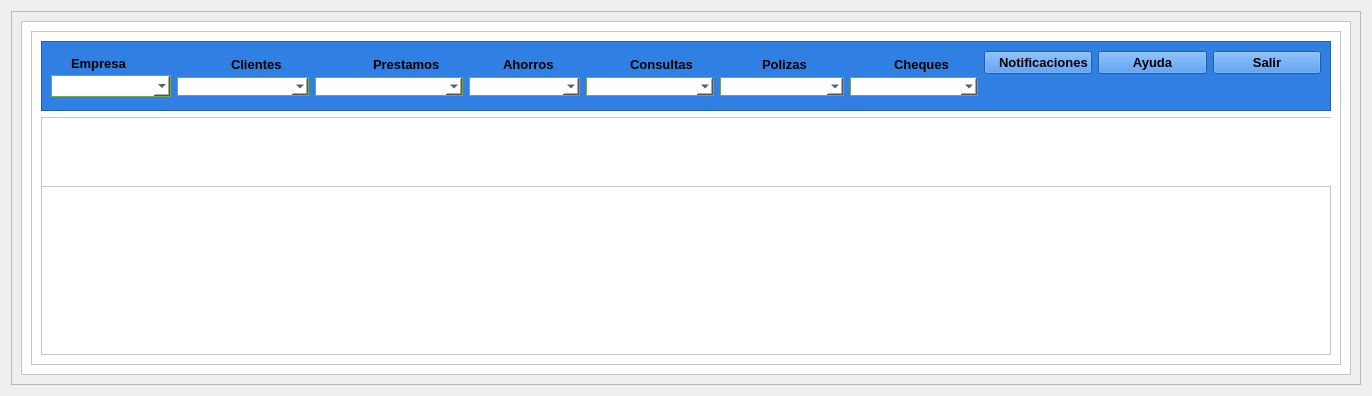
<?xml version="1.0" encoding="UTF-8"?>
<ui version="4.0">
 <class>ventana_principal</class>
 <widget class="QWidget" name="ventana_principal">
  <property name="geometry">
   <rect>
    <x>0</x>
    <y>0</y>
    <width>1372</width>
    <height>396</height>
   </rect>
  </property>
  <property name="windowTitle">
   <string>Form</string>
  </property>
  <layout class="QVBoxLayout" name="verticalLayout">
   <item>
    <widget class="QFrame" name="central_frame">
     <property name="frameShape">
      <enum>QFrame::StyledPanel</enum>
     </property>
     <property name="frameShadow">
      <enum>QFrame::Raised</enum>
     </property>
     <layout class="QVBoxLayout" name="verticalLayout_2">
      <item>
       <widget class="QFrame" name="background_frame">
        <property name="styleSheet">
         <string notr="true">background-color: rgb(255, 255, 255);</string>
        </property>
        <property name="frameShape">
         <enum>QFrame::StyledPanel</enum>
        </property>
        <property name="frameShadow">
         <enum>QFrame::Raised</enum>
        </property>
        <layout class="QVBoxLayout" name="verticalLayout_3">
         <item>
          <widget class="QFrame" name="contenido_frame">
           <property name="frameShape">
            <enum>QFrame::StyledPanel</enum>
           </property>
           <property name="frameShadow">
            <enum>QFrame::Raised</enum>
           </property>
           <layout class="QVBoxLayout" name="verticalLayout_4">
            <item>
             <widget class="QFrame" name="barra_principal_frame">
              <property name="enabled">
               <bool>true</bool>
              </property>
              <property name="minimumSize">
               <size>
                <width>0</width>
                <height>0</height>
               </size>
              </property>
              <property name="maximumSize">
               <size>
                <width>16777215</width>
                <height>70</height>
               </size>
              </property>
              <property name="styleSheet">
               <string notr="true">background-color: rgb(48, 127, 226);</string>
              </property>
              <property name="frameShape">
               <enum>QFrame::StyledPanel</enum>
              </property>
              <property name="frameShadow">
               <enum>QFrame::Raised</enum>
              </property>
              <layout class="QHBoxLayout" name="horizontalLayout_11">
               <item>
                <layout class="QVBoxLayout" name="verticalLayout_5">
                 <property name="spacing">
                  <number>0</number>
                 </property>
                 <item>
                  <layout class="QHBoxLayout" name="horizontalLayout">
                   <property name="spacing">
                    <number>0</number>
                   </property>
                   <item>
                    <widget class="QLabel" name="label">
                     <property name="maximumSize">
                      <size>
                       <width>20</width>
                       <height>20</height>
                      </size>
                     </property>
                     <property name="text">
                      <string/>
                     </property>
                     <property name="textFormat">
                      <enum>Qt::AutoText</enum>
                     </property>
                     <property name="pixmap">
                      <pixmap>../assets/Iconos/house.png</pixmap>
                     </property>
                     <property name="scaledContents">
                      <bool>true</bool>
                     </property>
                    </widget>
                   </item>
                   <item>
                    <widget class="QLabel" name="label_9">
                     <property name="maximumSize">
                      <size>
                       <width>100</width>
                       <height>20</height>
                      </size>
                     </property>
                     <property name="font">
                      <font>
                       <pointsize>10</pointsize>
                       <bold>true</bold>
                      </font>
                     </property>
                     <property name="toolTip">
                      <string>&lt;!DOCTYPE HTML PUBLIC &quot;-//W3C//DTD HTML 4.0//EN&quot; &quot;http://www.w3.org/TR/REC-html40/strict.dtd&quot;&gt;
&lt;html&gt;&lt;head&gt;&lt;meta name=&quot;qrichtext&quot; content=&quot;1&quot; /&gt;&lt;meta charset=&quot;utf-8&quot; /&gt;&lt;style type=&quot;text/css&quot;&gt;
p, li { white-space: pre-wrap; }
&lt;/style&gt;&lt;/head&gt;&lt;body style=&quot; font-family:'Segoe UI'; font-size:9pt; font-weight:400; font-style:normal;&quot;&gt;
&lt;p style=&quot;-qt-paragraph-type:empty; margin-top:0px; margin-bottom:0px; margin-left:0px; margin-right:0px; -qt-block-indent:0; text-indent:0px;&quot;&gt;&lt;br /&gt;&lt;/p&gt;&lt;/body&gt;&lt;/html&gt;</string>
                     </property>
                     <property name="text">
                      <string>Empresa</string>
                     </property>
                    </widget>
                   </item>
                  </layout>
                 </item>
                 <item>
                  <widget class="QComboBox" name="empresa_combo_box">
                   <property name="maximumSize">
                    <size>
                     <width>120</width>
                     <height>22</height>
                    </size>
                   </property>
                   <property name="font">
                    <font>
                     <pointsize>10</pointsize>
                    </font>
                   </property>
                   <property name="contextMenuPolicy">
                    <enum>Qt::NoContextMenu</enum>
                   </property>
                   <property name="styleSheet">
                    <string notr="true">background-color: white;
border: 1px solid rgb(116, 170, 80);

</string>
                   </property>
                   <property name="currentText">
                    <string/>
                   </property>
                   <property name="placeholderText">
                    <string>Mi empresa</string>
                   </property>
                   <item>
                    <property name="text">
                     <string>Mi empresa</string>
                    </property>
                   </item>
                   <item>
                    <property name="text">
                     <string>Respaldar empresa</string>
                    </property>
                   </item>
                   <item>
                    <property name="text">
                     <string>Catálogo de cuentas</string>
                    </property>
                   </item>
                  </widget>
                 </item>
                </layout>
               </item>
               <item>
                <layout class="QVBoxLayout" name="verticalLayout_6">
                 <property name="spacing">
                  <number>0</number>
                 </property>
                 <item>
                  <layout class="QHBoxLayout" name="horizontalLayout_2">
                   <property name="spacing">
                    <number>0</number>
                   </property>
                   <item>
                    <widget class="QLabel" name="label_2">
                     <property name="maximumSize">
                      <size>
                       <width>20</width>
                       <height>20</height>
                      </size>
                     </property>
                     <property name="text">
                      <string/>
                     </property>
                     <property name="textFormat">
                      <enum>Qt::AutoText</enum>
                     </property>
                     <property name="pixmap">
                      <pixmap>../assets/Iconos/60eb68bb3242ef4ac327a3fe28d25719.png</pixmap>
                     </property>
                     <property name="scaledContents">
                      <bool>true</bool>
                     </property>
                    </widget>
                   </item>
                   <item>
                    <widget class="QLabel" name="label_11">
                     <property name="maximumSize">
                      <size>
                       <width>61</width>
                       <height>20</height>
                      </size>
                     </property>
                     <property name="font">
                      <font>
                       <pointsize>10</pointsize>
                       <bold>true</bold>
                      </font>
                     </property>
                     <property name="toolTip">
                      <string>&lt;!DOCTYPE HTML PUBLIC &quot;-//W3C//DTD HTML 4.0//EN&quot; &quot;http://www.w3.org/TR/REC-html40/strict.dtd&quot;&gt;
&lt;html&gt;&lt;head&gt;&lt;meta name=&quot;qrichtext&quot; content=&quot;1&quot; /&gt;&lt;meta charset=&quot;utf-8&quot; /&gt;&lt;style type=&quot;text/css&quot;&gt;
p, li { white-space: pre-wrap; }
&lt;/style&gt;&lt;/head&gt;&lt;body style=&quot; font-family:'Segoe UI'; font-size:9pt; font-weight:400; font-style:normal;&quot;&gt;
&lt;p style=&quot;-qt-paragraph-type:empty; margin-top:0px; margin-bottom:0px; margin-left:0px; margin-right:0px; -qt-block-indent:0; text-indent:0px;&quot;&gt;&lt;br /&gt;&lt;/p&gt;&lt;/body&gt;&lt;/html&gt;</string>
                     </property>
                     <property name="text">
                      <string>Clientes</string>
                     </property>
                    </widget>
                   </item>
                  </layout>
                 </item>
                 <item>
                  <widget class="QComboBox" name="clientes_combo_box">
                   <property name="font">
                    <font>
                     <pointsize>10</pointsize>
                    </font>
                   </property>
                   <property name="contextMenuPolicy">
                    <enum>Qt::NoContextMenu</enum>
                   </property>
                   <property name="styleSheet">
                    <string notr="true">background-color: white;
border: 1px solid rgb(116, 170, 80);

</string>
                   </property>
                   <property name="currentText">
                    <string/>
                   </property>
                   <property name="placeholderText">
                    <string>Crear nuevo cliente</string>
                   </property>
                   <item>
                    <property name="text">
                     <string>Agregar cliente</string>
                    </property>
                   </item>
                   <item>
                    <property name="text">
                     <string>Historial del cliente</string>
                    </property>
                   </item>
                  </widget>
                 </item>
                </layout>
               </item>
               <item>
                <layout class="QVBoxLayout" name="verticalLayout_7">
                 <property name="spacing">
                  <number>0</number>
                 </property>
                 <item>
                  <layout class="QHBoxLayout" name="horizontalLayout_3">
                   <property name="spacing">
                    <number>0</number>
                   </property>
                   <item>
                    <widget class="QLabel" name="label_3">
                     <property name="maximumSize">
                      <size>
                       <width>20</width>
                       <height>20</height>
                      </size>
                     </property>
                     <property name="text">
                      <string/>
                     </property>
                     <property name="textFormat">
                      <enum>Qt::AutoText</enum>
                     </property>
                     <property name="pixmap">
                      <pixmap>../assets/Iconos/prestamos.png</pixmap>
                     </property>
                     <property name="scaledContents">
                      <bool>true</bool>
                     </property>
                    </widget>
                   </item>
                   <item>
                    <widget class="QLabel" name="label_12">
                     <property name="maximumSize">
                      <size>
                       <width>70</width>
                       <height>20</height>
                      </size>
                     </property>
                     <property name="font">
                      <font>
                       <pointsize>10</pointsize>
                       <bold>true</bold>
                      </font>
                     </property>
                     <property name="toolTip">
                      <string>&lt;!DOCTYPE HTML PUBLIC &quot;-//W3C//DTD HTML 4.0//EN&quot; &quot;http://www.w3.org/TR/REC-html40/strict.dtd&quot;&gt;
&lt;html&gt;&lt;head&gt;&lt;meta name=&quot;qrichtext&quot; content=&quot;1&quot; /&gt;&lt;meta charset=&quot;utf-8&quot; /&gt;&lt;style type=&quot;text/css&quot;&gt;
p, li { white-space: pre-wrap; }
&lt;/style&gt;&lt;/head&gt;&lt;body style=&quot; font-family:'Segoe UI'; font-size:9pt; font-weight:400; font-style:normal;&quot;&gt;
&lt;p style=&quot;-qt-paragraph-type:empty; margin-top:0px; margin-bottom:0px; margin-left:0px; margin-right:0px; -qt-block-indent:0; text-indent:0px;&quot;&gt;&lt;br /&gt;&lt;/p&gt;&lt;/body&gt;&lt;/html&gt;</string>
                     </property>
                     <property name="text">
                      <string>Prestamos</string>
                     </property>
                    </widget>
                   </item>
                  </layout>
                 </item>
                 <item>
                  <widget class="QComboBox" name="prestamos_combo_box">
                   <property name="font">
                    <font>
                     <pointsize>10</pointsize>
                    </font>
                   </property>
                   <property name="contextMenuPolicy">
                    <enum>Qt::NoContextMenu</enum>
                   </property>
                   <property name="styleSheet">
                    <string notr="true">background-color: white;
border: 1px solid rgb(116, 170, 80);
</string>
                   </property>
                   <property name="currentText">
                    <string/>
                   </property>
                   <property name="placeholderText">
                    <string>Nuevo</string>
                   </property>
                   <item>
                    <property name="text">
                     <string>Nuevo prestamo</string>
                    </property>
                   </item>
                   <item>
                    <property name="text">
                     <string>Abonar pago</string>
                    </property>
                   </item>
                   <item>
                    <property name="text">
                     <string>Cancelación de pagos</string>
                    </property>
                   </item>
                  </widget>
                 </item>
                </layout>
               </item>
               <item>
                <layout class="QVBoxLayout" name="verticalLayout_8">
                 <property name="spacing">
                  <number>0</number>
                 </property>
                 <item>
                  <layout class="QHBoxLayout" name="horizontalLayout_4">
                   <property name="spacing">
                    <number>0</number>
                   </property>
                   <item>
                    <widget class="QLabel" name="label_4">
                     <property name="maximumSize">
                      <size>
                       <width>20</width>
                       <height>20</height>
                      </size>
                     </property>
                     <property name="text">
                      <string/>
                     </property>
                     <property name="textFormat">
                      <enum>Qt::AutoText</enum>
                     </property>
                     <property name="pixmap">
                      <pixmap>../assets/Iconos/497f1ee33d47f13536a037095be32bde-icono-de-circulo-de-banco-de-cerdo.png</pixmap>
                     </property>
                     <property name="scaledContents">
                      <bool>true</bool>
                     </property>
                    </widget>
                   </item>
                   <item>
                    <widget class="QLabel" name="label_13">
                     <property name="maximumSize">
                      <size>
                       <width>70</width>
                       <height>20</height>
                      </size>
                     </property>
                     <property name="font">
                      <font>
                       <pointsize>10</pointsize>
                       <bold>true</bold>
                      </font>
                     </property>
                     <property name="toolTip">
                      <string>&lt;!DOCTYPE HTML PUBLIC &quot;-//W3C//DTD HTML 4.0//EN&quot; &quot;http://www.w3.org/TR/REC-html40/strict.dtd&quot;&gt;
&lt;html&gt;&lt;head&gt;&lt;meta name=&quot;qrichtext&quot; content=&quot;1&quot; /&gt;&lt;meta charset=&quot;utf-8&quot; /&gt;&lt;style type=&quot;text/css&quot;&gt;
p, li { white-space: pre-wrap; }
&lt;/style&gt;&lt;/head&gt;&lt;body style=&quot; font-family:'Segoe UI'; font-size:9pt; font-weight:400; font-style:normal;&quot;&gt;
&lt;p style=&quot;-qt-paragraph-type:empty; margin-top:0px; margin-bottom:0px; margin-left:0px; margin-right:0px; -qt-block-indent:0; text-indent:0px;&quot;&gt;&lt;br /&gt;&lt;/p&gt;&lt;/body&gt;&lt;/html&gt;</string>
                     </property>
                     <property name="text">
                      <string>Ahorros</string>
                     </property>
                    </widget>
                   </item>
                  </layout>
                 </item>
                 <item>
                  <widget class="QComboBox" name="ahorros_combo_box">
                   <property name="font">
                    <font>
                     <pointsize>10</pointsize>
                    </font>
                   </property>
                   <property name="contextMenuPolicy">
                    <enum>Qt::NoContextMenu</enum>
                   </property>
                   <property name="styleSheet">
                    <string notr="true">background-color: white;
border: 1px solid rgb(116, 170, 80);

</string>
                   </property>
                   <property name="currentText">
                    <string/>
                   </property>
                   <property name="placeholderText">
                    <string>Nuevo</string>
                   </property>
                   <item>
                    <property name="text">
                     <string>Nuevo ahorro</string>
                    </property>
                   </item>
                   <item>
                    <property name="text">
                     <string>Abonar ahorro</string>
                    </property>
                   </item>
                   <item>
                    <property name="text">
                     <string>Retirar ahorro</string>
                    </property>
                   </item>
                   <item>
                    <property name="text">
                     <string>Retiro de ahorro</string>
                    </property>
                   </item>
                  </widget>
                 </item>
                </layout>
               </item>
               <item>
                <layout class="QVBoxLayout" name="verticalLayout_9">
                 <property name="spacing">
                  <number>0</number>
                 </property>
                 <item>
                  <layout class="QHBoxLayout" name="horizontalLayout_5">
                   <property name="spacing">
                    <number>0</number>
                   </property>
                   <item>
                    <widget class="QLabel" name="label_5">
                     <property name="maximumSize">
                      <size>
                       <width>20</width>
                       <height>20</height>
                      </size>
                     </property>
                     <property name="text">
                      <string/>
                     </property>
                     <property name="textFormat">
                      <enum>Qt::AutoText</enum>
                     </property>
                     <property name="pixmap">
                      <pixmap>../assets/Iconos/consultas.png</pixmap>
                     </property>
                     <property name="scaledContents">
                      <bool>true</bool>
                     </property>
                    </widget>
                   </item>
                   <item>
                    <widget class="QLabel" name="label_14">
                     <property name="maximumSize">
                      <size>
                       <width>70</width>
                       <height>20</height>
                      </size>
                     </property>
                     <property name="font">
                      <font>
                       <pointsize>10</pointsize>
                       <bold>true</bold>
                      </font>
                     </property>
                     <property name="toolTip">
                      <string>&lt;!DOCTYPE HTML PUBLIC &quot;-//W3C//DTD HTML 4.0//EN&quot; &quot;http://www.w3.org/TR/REC-html40/strict.dtd&quot;&gt;
&lt;html&gt;&lt;head&gt;&lt;meta name=&quot;qrichtext&quot; content=&quot;1&quot; /&gt;&lt;meta charset=&quot;utf-8&quot; /&gt;&lt;style type=&quot;text/css&quot;&gt;
p, li { white-space: pre-wrap; }
&lt;/style&gt;&lt;/head&gt;&lt;body style=&quot; font-family:'Segoe UI'; font-size:9pt; font-weight:400; font-style:normal;&quot;&gt;
&lt;p style=&quot;-qt-paragraph-type:empty; margin-top:0px; margin-bottom:0px; margin-left:0px; margin-right:0px; -qt-block-indent:0; text-indent:0px;&quot;&gt;&lt;br /&gt;&lt;/p&gt;&lt;/body&gt;&lt;/html&gt;</string>
                     </property>
                     <property name="text">
                      <string>Consultas</string>
                     </property>
                    </widget>
                   </item>
                  </layout>
                 </item>
                 <item>
                  <widget class="QComboBox" name="consultas_combo_box">
                   <property name="font">
                    <font>
                     <pointsize>10</pointsize>
                    </font>
                   </property>
                   <property name="contextMenuPolicy">
                    <enum>Qt::NoContextMenu</enum>
                   </property>
                   <property name="styleSheet">
                    <string notr="true">background-color: white;
border: 1px solid rgb(116, 170, 80);

</string>
                   </property>
                   <property name="currentText">
                    <string/>
                   </property>
                   <property name="placeholderText">
                    <string>PLD</string>
                   </property>
                   <item>
                    <property name="text">
                     <string>PLD</string>
                    </property>
                   </item>
                   <item>
                    <property name="text">
                     <string>Estado de cuentas</string>
                    </property>
                   </item>
                   <item>
                    <property name="text">
                     <string>Emitir reporte</string>
                    </property>
                   </item>
                  </widget>
                 </item>
                </layout>
               </item>
               <item>
                <layout class="QVBoxLayout" name="verticalLayout_10">
                 <property name="spacing">
                  <number>0</number>
                 </property>
                 <item>
                  <layout class="QHBoxLayout" name="horizontalLayout_6">
                   <property name="spacing">
                    <number>0</number>
                   </property>
                   <item>
                    <widget class="QLabel" name="label_6">
                     <property name="maximumSize">
                      <size>
                       <width>20</width>
                       <height>20</height>
                      </size>
                     </property>
                     <property name="text">
                      <string/>
                     </property>
                     <property name="textFormat">
                      <enum>Qt::AutoText</enum>
                     </property>
                     <property name="pixmap">
                      <pixmap>../assets/Iconos/polizas.png</pixmap>
                     </property>
                     <property name="scaledContents">
                      <bool>true</bool>
                     </property>
                    </widget>
                   </item>
                   <item>
                    <widget class="QLabel" name="label_15">
                     <property name="maximumSize">
                      <size>
                       <width>70</width>
                       <height>20</height>
                      </size>
                     </property>
                     <property name="font">
                      <font>
                       <pointsize>10</pointsize>
                       <bold>true</bold>
                      </font>
                     </property>
                     <property name="toolTip">
                      <string>&lt;!DOCTYPE HTML PUBLIC &quot;-//W3C//DTD HTML 4.0//EN&quot; &quot;http://www.w3.org/TR/REC-html40/strict.dtd&quot;&gt;
&lt;html&gt;&lt;head&gt;&lt;meta name=&quot;qrichtext&quot; content=&quot;1&quot; /&gt;&lt;meta charset=&quot;utf-8&quot; /&gt;&lt;style type=&quot;text/css&quot;&gt;
p, li { white-space: pre-wrap; }
&lt;/style&gt;&lt;/head&gt;&lt;body style=&quot; font-family:'Segoe UI'; font-size:9pt; font-weight:400; font-style:normal;&quot;&gt;
&lt;p style=&quot;-qt-paragraph-type:empty; margin-top:0px; margin-bottom:0px; margin-left:0px; margin-right:0px; -qt-block-indent:0; text-indent:0px;&quot;&gt;&lt;br /&gt;&lt;/p&gt;&lt;/body&gt;&lt;/html&gt;</string>
                     </property>
                     <property name="text">
                      <string>Polizas</string>
                     </property>
                    </widget>
                   </item>
                  </layout>
                 </item>
                 <item>
                  <widget class="QComboBox" name="polizas_combo_box">
                   <property name="font">
                    <font>
                     <pointsize>10</pointsize>
                    </font>
                   </property>
                   <property name="contextMenuPolicy">
                    <enum>Qt::NoContextMenu</enum>
                   </property>
                   <property name="styleSheet">
                    <string notr="true">background-color: white;
border: 1px solid rgb(116, 170, 80);

</string>
                   </property>
                   <property name="currentText">
                    <string/>
                   </property>
                   <property name="placeholderText">
                    <string>Nueva</string>
                   </property>
                   <item>
                    <property name="text">
                     <string>Nueva poliza</string>
                    </property>
                   </item>
                   <item>
                    <property name="text">
                     <string>Listado de polizas</string>
                    </property>
                   </item>
                  </widget>
                 </item>
                </layout>
               </item>
               <item>
                <layout class="QVBoxLayout" name="verticalLayout_11">
                 <property name="spacing">
                  <number>0</number>
                 </property>
                 <item>
                  <layout class="QHBoxLayout" name="horizontalLayout_7">
                   <property name="spacing">
                    <number>0</number>
                   </property>
                   <item>
                    <widget class="QLabel" name="label_7">
                     <property name="maximumSize">
                      <size>
                       <width>20</width>
                       <height>20</height>
                      </size>
                     </property>
                     <property name="text">
                      <string/>
                     </property>
                     <property name="textFormat">
                      <enum>Qt::AutoText</enum>
                     </property>
                     <property name="pixmap">
                      <pixmap>../assets/Iconos/cheques.png</pixmap>
                     </property>
                     <property name="scaledContents">
                      <bool>true</bool>
                     </property>
                    </widget>
                   </item>
                   <item>
                    <widget class="QLabel" name="label_16">
                     <property name="maximumSize">
                      <size>
                       <width>70</width>
                       <height>20</height>
                      </size>
                     </property>
                     <property name="font">
                      <font>
                       <pointsize>10</pointsize>
                       <bold>true</bold>
                      </font>
                     </property>
                     <property name="toolTip">
                      <string>&lt;!DOCTYPE HTML PUBLIC &quot;-//W3C//DTD HTML 4.0//EN&quot; &quot;http://www.w3.org/TR/REC-html40/strict.dtd&quot;&gt;
&lt;html&gt;&lt;head&gt;&lt;meta name=&quot;qrichtext&quot; content=&quot;1&quot; /&gt;&lt;meta charset=&quot;utf-8&quot; /&gt;&lt;style type=&quot;text/css&quot;&gt;
p, li { white-space: pre-wrap; }
&lt;/style&gt;&lt;/head&gt;&lt;body style=&quot; font-family:'Segoe UI'; font-size:9pt; font-weight:400; font-style:normal;&quot;&gt;
&lt;p style=&quot;-qt-paragraph-type:empty; margin-top:0px; margin-bottom:0px; margin-left:0px; margin-right:0px; -qt-block-indent:0; text-indent:0px;&quot;&gt;&lt;br /&gt;&lt;/p&gt;&lt;/body&gt;&lt;/html&gt;</string>
                     </property>
                     <property name="text">
                      <string>Cheques</string>
                     </property>
                    </widget>
                   </item>
                  </layout>
                 </item>
                 <item>
                  <widget class="QComboBox" name="cheques_combo_box">
                   <property name="font">
                    <font>
                     <pointsize>10</pointsize>
                    </font>
                   </property>
                   <property name="contextMenuPolicy">
                    <enum>Qt::NoContextMenu</enum>
                   </property>
                   <property name="styleSheet">
                    <string notr="true">background-color: white;
border: 1px solid rgb(116, 170, 80);

</string>
                   </property>
                   <property name="currentText">
                    <string/>
                   </property>
                   <property name="placeholderText">
                    <string>Nuevo</string>
                   </property>
                   <item>
                    <property name="text">
                     <string>Cheques</string>
                    </property>
                   </item>
                   <item>
                    <property name="text">
                     <string>Consultar cheques</string>
                    </property>
                   </item>
                  </widget>
                 </item>
                </layout>
               </item>
               <item>
                <layout class="QVBoxLayout" name="verticalLayout_12">
                 <property name="spacing">
                  <number>0</number>
                 </property>
                 <item>
                  <widget class="QPushButton" name="pushButton_3">
                   <property name="font">
                    <font>
                     <pointsize>10</pointsize>
                     <bold>true</bold>
                    </font>
                   </property>
                   <property name="text">
                    <string>   Notificaciones</string>
                   </property>
                  </widget>
                 </item>
                 <item>
                  <layout class="QHBoxLayout" name="horizontalLayout_8">
                   <property name="spacing">
                    <number>0</number>
                   </property>
                   <item>
                    <widget class="QLabel" name="label_23">
                     <property name="text">
                      <string/>
                     </property>
                    </widget>
                   </item>
                   <item>
                    <widget class="QLabel" name="label_8">
                     <property name="sizePolicy">
                      <sizepolicy hsizetype="Preferred" vsizetype="Preferred">
                       <horstretch>0</horstretch>
                       <verstretch>0</verstretch>
                      </sizepolicy>
                     </property>
                     <property name="maximumSize">
                      <size>
                       <width>41</width>
                       <height>31</height>
                      </size>
                     </property>
                     <property name="acceptDrops">
                      <bool>true</bool>
                     </property>
                     <property name="toolTip">
                      <string>&lt;html&gt;&lt;head/&gt;&lt;body&gt;&lt;p align=&quot;center&quot;&gt;&lt;br/&gt;&lt;/p&gt;&lt;/body&gt;&lt;/html&gt;</string>
                     </property>
                     <property name="text">
                      <string/>
                     </property>
                     <property name="textFormat">
                      <enum>Qt::AutoText</enum>
                     </property>
                     <property name="pixmap">
                      <pixmap>../assets/Iconos/Imagen2.png</pixmap>
                     </property>
                     <property name="scaledContents">
                      <bool>true</bool>
                     </property>
                     <property name="alignment">
                      <set>Qt::AlignCenter</set>
                     </property>
                    </widget>
                   </item>
                   <item>
                    <widget class="QLabel" name="label_22">
                     <property name="text">
                      <string/>
                     </property>
                    </widget>
                   </item>
                  </layout>
                 </item>
                </layout>
               </item>
               <item>
                <layout class="QVBoxLayout" name="verticalLayout_13">
                 <property name="spacing">
                  <number>0</number>
                 </property>
                 <item>
                  <widget class="QPushButton" name="pushButton">
                   <property name="font">
                    <font>
                     <pointsize>10</pointsize>
                     <bold>true</bold>
                    </font>
                   </property>
                   <property name="text">
                    <string>Ayuda</string>
                   </property>
                  </widget>
                 </item>
                 <item>
                  <layout class="QHBoxLayout" name="horizontalLayout_9">
                   <property name="spacing">
                    <number>0</number>
                   </property>
                   <item>
                    <widget class="QLabel" name="label_25">
                     <property name="maximumSize">
                      <size>
                       <width>50</width>
                       <height>50</height>
                      </size>
                     </property>
                     <property name="text">
                      <string/>
                     </property>
                    </widget>
                   </item>
                   <item>
                    <widget class="QLabel" name="label_20">
                     <property name="maximumSize">
                      <size>
                       <width>41</width>
                       <height>31</height>
                      </size>
                     </property>
                     <property name="text">
                      <string/>
                     </property>
                     <property name="textFormat">
                      <enum>Qt::AutoText</enum>
                     </property>
                     <property name="pixmap">
                      <pixmap>../assets/Iconos/ayuda.png</pixmap>
                     </property>
                     <property name="scaledContents">
                      <bool>true</bool>
                     </property>
                    </widget>
                   </item>
                   <item>
                    <widget class="QLabel" name="label_24">
                     <property name="maximumSize">
                      <size>
                       <width>50</width>
                       <height>50</height>
                      </size>
                     </property>
                     <property name="text">
                      <string/>
                     </property>
                    </widget>
                   </item>
                  </layout>
                 </item>
                </layout>
               </item>
               <item>
                <layout class="QVBoxLayout" name="verticalLayout_14">
                 <property name="spacing">
                  <number>0</number>
                 </property>
                 <item>
                  <widget class="QPushButton" name="pushButton_2">
                   <property name="font">
                    <font>
                     <pointsize>10</pointsize>
                     <bold>true</bold>
                    </font>
                   </property>
                   <property name="text">
                    <string>Salir</string>
                   </property>
                  </widget>
                 </item>
                 <item>
                  <layout class="QHBoxLayout" name="horizontalLayout_10">
                   <property name="spacing">
                    <number>0</number>
                   </property>
                   <item>
                    <widget class="QLabel" name="label_27">
                     <property name="maximumSize">
                      <size>
                       <width>50</width>
                       <height>50</height>
                      </size>
                     </property>
                     <property name="text">
                      <string/>
                     </property>
                    </widget>
                   </item>
                   <item>
                    <widget class="QLabel" name="label_21">
                     <property name="maximumSize">
                      <size>
                       <width>41</width>
                       <height>31</height>
                      </size>
                     </property>
                     <property name="text">
                      <string/>
                     </property>
                     <property name="textFormat">
                      <enum>Qt::AutoText</enum>
                     </property>
                     <property name="pixmap">
                      <pixmap>../assets/Iconos/exit.png</pixmap>
                     </property>
                     <property name="scaledContents">
                      <bool>true</bool>
                     </property>
                    </widget>
                   </item>
                   <item>
                    <widget class="QLabel" name="label_26">
                     <property name="maximumSize">
                      <size>
                       <width>50</width>
                       <height>50</height>
                      </size>
                     </property>
                     <property name="text">
                      <string/>
                     </property>
                    </widget>
                   </item>
                  </layout>
                 </item>
                </layout>
               </item>
              </layout>
             </widget>
            </item>
            <item>
             <widget class="QFrame" name="relleno_frame">
              <property name="frameShape">
               <enum>QFrame::StyledPanel</enum>
              </property>
              <property name="frameShadow">
               <enum>QFrame::Raised</enum>
              </property>
              <widget class="QFrame" name="icono_de_app">
               <property name="enabled">
                <bool>true</bool>
               </property>
               <property name="geometry">
                <rect>
                 <x>0</x>
                 <y>0</y>
                 <width>1291</width>
                 <height>70</height>
                </rect>
               </property>
               <property name="minimumSize">
                <size>
                 <width>0</width>
                 <height>0</height>
                </size>
               </property>
               <property name="maximumSize">
                <size>
                 <width>16777215</width>
                 <height>70</height>
                </size>
               </property>
               <property name="styleSheet">
                <string notr="true">background-color: rgb(255, 255, 255);</string>
               </property>
               <property name="frameShape">
                <enum>QFrame::StyledPanel</enum>
               </property>
               <property name="frameShadow">
                <enum>QFrame::Raised</enum>
               </property>
               <layout class="QHBoxLayout" name="horizontalLayout_12">
                <item>
                 <spacer name="horizontalSpacer">
                  <property name="orientation">
                   <enum>Qt::Horizontal</enum>
                  </property>
                  <property name="sizeHint" stdset="0">
                   <size>
                    <width>16777215</width>
                    <height>20</height>
                   </size>
                  </property>
                 </spacer>
                </item>
                <item>
                 <widget class="QLabel" name="label_10">
                  <property name="minimumSize">
                   <size>
                    <width>50</width>
                    <height>50</height>
                   </size>
                  </property>
                  <property name="maximumSize">
                   <size>
                    <width>50</width>
                    <height>50</height>
                   </size>
                  </property>
                  <property name="text">
                   <string/>
                  </property>
                  <property name="pixmap">
                   <pixmap>../assets/Iconos/logobueno.png</pixmap>
                  </property>
                  <property name="scaledContents">
                   <bool>true</bool>
                  </property>
                 </widget>
                </item>
               </layout>
              </widget>
             </widget>
            </item>
           </layout>
          </widget>
         </item>
        </layout>
       </widget>
      </item>
     </layout>
    </widget>
   </item>
  </layout>
 </widget>
 <resources/>
 <connections/>
</ui>
